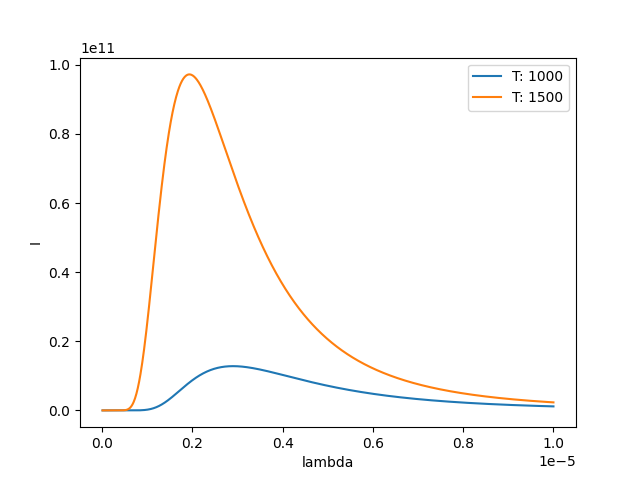

Write Python code to recreate this figure.
import matplotlib
matplotlib.use('TkAgg')
import matplotlib.pyplot as plt
import math
import numpy as np

def main():
    plt.figure()
    ax = plt.axes()
    lamb = np.arange(1e-8, 10e-6, 1e-8)
    for T in [1000, 1500]:
        factor_1 = ((2 * math.pi * 6.63e-34 * (2.998e8)**2)/(lamb**5))
        factor_2 = (1/((math.e**((6.63e-34 * 2.998e8)/(lamb * 1.38e-23 * T))) - 1))
        I = factor_1 * factor_2
        I_max_idx = np.argmax(I)
        print(f"Max for T: {T} is at {lamb[I_max_idx]}")
        plot(ax, lamb, I, f"T: {T}")
    plt.show()
    # plt.savefig("ch4-32.png")

def plot(ax, x, y, label):
    ax.plot(x, y, label=label)
    ax.legend()
    ax.set_xlabel("lambda")
    ax.set_ylabel("I")


if __name__ == "__main__":
    main()
